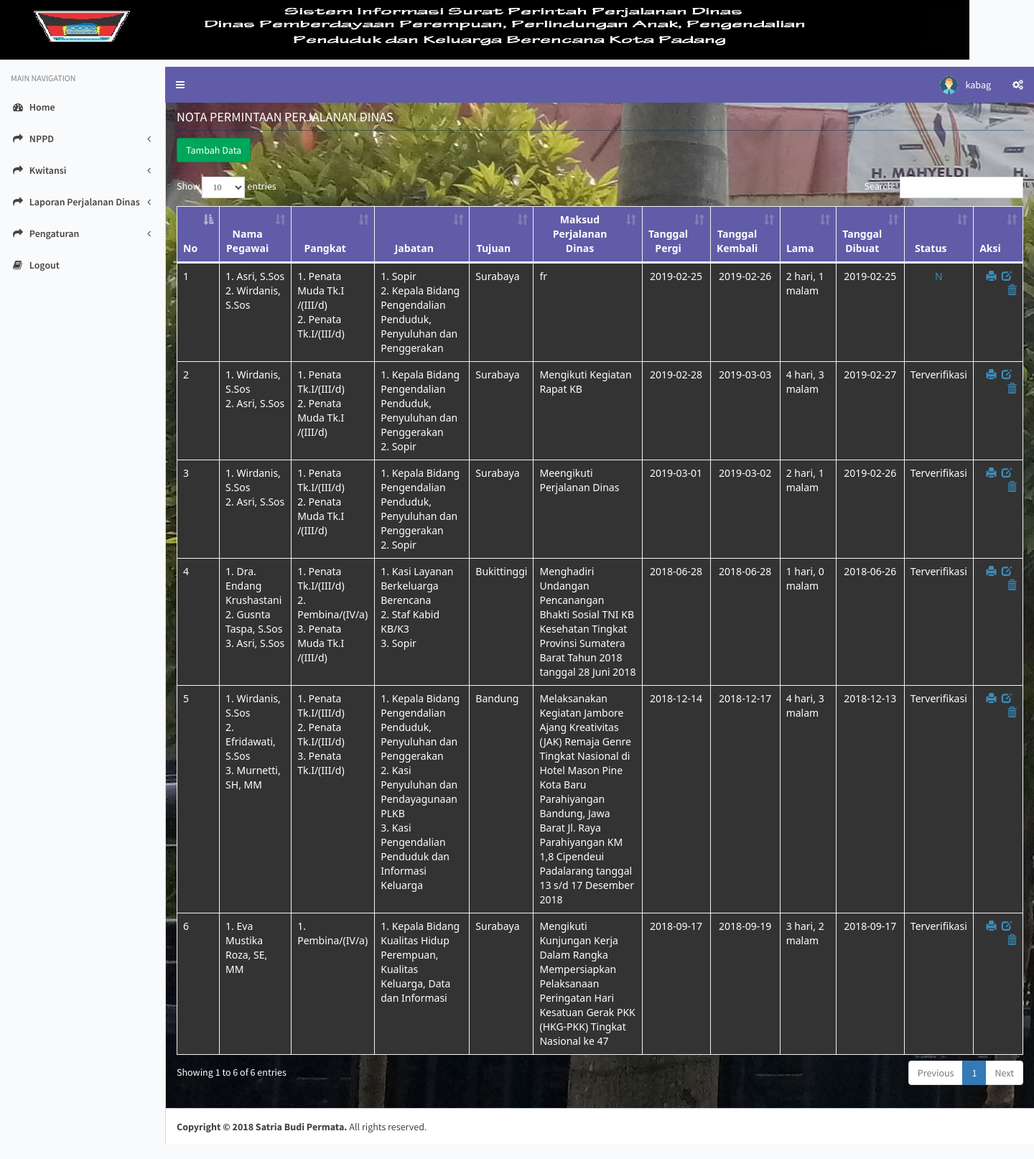
Page /media.php?module=nppt (signed in) on the committed database.
### tables this page shows
CREATE TABLE IF NOT EXISTS `nppt` (
  `id_nppt` int(50) NOT NULL AUTO_INCREMENT,
  `id_pegawai` varchar(50) NOT NULL,
  `id_tujuan` varchar(50) NOT NULL,
  `maksud` text NOT NULL,
  `id_transportasi` varchar(50) NOT NULL,
  `lama` varchar(20) NOT NULL,
  `tgl_pergi` date NOT NULL,
  `tgl_kembali` date NOT NULL,
  `tgl_dibuat` date NOT NULL,
  `status` enum('Y','N') NOT NULL DEFAULT 'N',
  `id_pegawai_perintah` int(11) NOT NULL,
  PRIMARY KEY (`id_nppt`)
);

CREATE TABLE IF NOT EXISTS `detail_nppt` (
  `id_detail` int(11) NOT NULL AUTO_INCREMENT,
  `id_nppt` int(11) NOT NULL,
  `id_pegawai` int(11) NOT NULL,
  `status_perintah` enum('Perintah','Pengikut') NOT NULL DEFAULT 'Pengikut',
  PRIMARY KEY (`id_detail`)
);

CREATE TABLE IF NOT EXISTS `pegawai` (
  `id_pegawai` int(5) NOT NULL AUTO_INCREMENT,
  `nip` varchar(50) NOT NULL,
  `nama` varchar(50) NOT NULL,
  `id_pangkat` int(5) NOT NULL,
  `id_jabatan` int(5) NOT NULL,
  `unitkerja` varchar(500) NOT NULL,
  `username` varchar(50) NOT NULL,
  `password` varchar(50) NOT NULL,
  `foto` text NOT NULL,
  PRIMARY KEY (`id_pegawai`)
);

CREATE TABLE IF NOT EXISTS `pangkat` (
  `id_pangkat` int(5) NOT NULL AUTO_INCREMENT,
  `pangkat` varchar(200) NOT NULL,
  PRIMARY KEY (`id_pangkat`)
);

CREATE TABLE IF NOT EXISTS `jabatan` (
  `id_jabatan` int(5) NOT NULL AUTO_INCREMENT,
  `jabatan` varchar(200) NOT NULL,
  PRIMARY KEY (`id_jabatan`)
);

CREATE TABLE IF NOT EXISTS `tujuan` (
  `id_tujuan` int(5) NOT NULL AUTO_INCREMENT,
  `tujuan` varchar(50) NOT NULL,
  PRIMARY KEY (`id_tujuan`)
);

### modul/mod_nppt/nppt.php (the view, shortened to what this page needs)
<?php
$aksi="modul/mod_nppt/aksi_nppt.php";
$print ="modul/mod_nppt/cetak.php";
switch($_GET[act]){
  default:
      $tampil = mysql_query("SELECT * FROM nppt n LEFT JOIN tujuan tu ON n.id_tujuan=tu.id_tujuan LEFT JOIN pegawai pg ON n.id_pegawai=pg.id_pegawai LEFT JOIN pangkat pa ON pg.id_pangkat=pa.id_pangkat LEFT JOIN jabatan j ON pg.id_jabatan=j.id_jabatan ORDER BY id_nppt DESC");
  echo   "<h2>NOTA PERMINTAAN PERJALANAN DINAS</h2>
          <input type=button value='Tambah Data' class='btn btn-success'
          onclick=\"window.location.href='?module=tambahnppt';\"><br /><br />";
   echo "
    <table id=\"example1\" class=\"table table-bordered table-hover\">
          <thead align='center' ><tr><th align='center'>No</th><th align='center' >Nama Pegawai</th>
		  <th>Pangkat</th><th>Jabatan</th>
		  <th>Tujuan</th><th>Maksud Perjalanan Dinas</th><th>Tanggal Pergi</th><th>Tanggal Kembali</th><th>Lama</th><th>Tanggal Dibuat</th><th>Status</th><th>Aksi</th></tr></thead>";
    $no=1;
	echo "<tbody>";
    while ($r=mysql_fetch_array($tampil)){
		echo "<tr>";
		echo "<td style=\"background-color: #333333\">$no</td>";
		echo "<td style='background-color: #333333;'>";
		$no_pegawai = 1;
		$data_pegawai = mysql_query("SELECT detail_nppt.id_pegawai, pegawai.nama, pangkat.pangkat, jabatan.jabatan FROM detail_nppt
			JOIN pegawai ON detail_nppt.id_pegawai = pegawai.id_pegawai
			JOIN pangkat ON pegawai.id_pangkat = pangkat.id_pangkat
			JOIN jabatan ON pegawai.id_jabatan = jabatan.id_jabatan WHERE detail_nppt.id_nppt = $r[id_nppt] ORDER BY detail_nppt.status_perintah ASC");
		while($pegawai = mysql_fetch_array($data_pegawai)){
			echo "$no_pegawai. $pegawai[nama] <br/>";
			$no_pegawai++;
		}
		echo "</td>";
		echo "<td style='background-color: #333333;'>";
		$no_pegawai = 1;
		$data_pegawai = mysql_query("SELECT detail_nppt.id_pegawai, pegawai.nama, pangkat.pangkat, jabatan.jabatan FROM detail_nppt
			JOIN pegawai ON detail_nppt.id_pegawai = pegawai.id_pegawai
			JOIN pangkat ON pegawai.id_pangkat = pangkat.id_pangkat
			JOIN jabatan ON pegawai.id_jabatan = jabatan.id_jabatan WHERE detail_nppt.id_nppt = $r[id_nppt] ORDER BY detail_nppt.status_perintah ASC");
		while($pegawai = mysql_fetch_array($data_pegawai)){
			echo "$no_pegawai. $pegawai[pangkat] <br/>";
			$no_pegawai++;
		}
		echo "</td>";
		echo "<td style='background-color: #333333;'>";
		$no_pegawai = 1;
		$data_pegawai = mysql_query("SELECT detail_nppt.id_pegawai, pegawai.nama, pangkat.pangkat, jabatan.jabatan FROM detail_nppt
			JOIN pegawai ON detail_nppt.id_pegawai = pegawai.id_pegawai
			JOIN pangkat ON pegawai.id_pangkat = pangkat.id_pangkat
			JOIN jabatan ON pegawai.id_jabatan = jabatan.id_jabatan WHERE detail_nppt.id_nppt = $r[id_nppt] ORDER BY detail_nppt.status_perintah ASC");
		while($pegawai = mysql_fetch_array($data_pegawai)){
			echo "$no_pegawai. $pegawai[jabatan] <br/>";
			$no_pegawai++;
		}
		echo "</td>";
		echo "<td style=\"background-color: #333333\">$r[tujuan]</td>
			 <td style=\"background-color: #333333\">$r[maksud]</td>
			 <td align='center' style=\"background-color: #333333\">$r[tgl_pergi]</td>
			 <td align='center' style=\"background-color: #333333\">$r[tgl_kembali]</td>
			 <td style=\"background-color: #333333\">$r[lama] hari, ".($r['lama']-1)." malam  </td>
			 <td align='center' style=\"background-color: #333333\">$r[tgl_dibuat]</td>
			 <td align='center' style=\"background-color: #333333\">";
			 if ($r['status']== 'Y') {
				echo "<div style='color:#00000'>Terverifikasi</div>";
			 }else{
				 if ($_SESSION['level']=="kabag"){
				echo "<a href=$aksi?module=nppt&act=editstatus&id=$r[id_nppt]&status=Y onClick=\"return confirm('Apakah Anda Mensetujui SPT ini?')\">N</a>";
				 }else{
				echo "<div style='color:#1693D1'>Belum Di Setujui</div>";
				 }
			 }
		echo "</td>
<td align='right' style=\"background-color: #333333\"><a href=$print?module=nppt&act=print&id=$r[id_nppt] target=\"_blank\" ><span class=\"glyphicon glyphicon-print\"></a>
&nbsp;<a href=?module=nppt&act=editnppt&id=$r[id_nppt]><span class=\"glyphicon glyphicon-edit\"></a>
&nbsp;<a href=$aksi?module=nppt&act=hapus&id=$r[id_nppt] onClick=\"return confirm('Apakah Anda benar-benar mau menghapusnya?')\"><span class=\"glyphicon glyphicon-trash\"></a></td>
			 </tr>";
      $no++;
    }
    echo "</tbody></table>";
    break;
		  ?>
		  <?php
}
?>

### css/style_properti.css (style rules this page uses)
table { font-family: "Segoe UI", Frutiger,Tahoma,Helvetica,"Helvetica Neue", Arial, sans-serif; font-size: 1.0em; border-width: 1px; border-style: solid; border-color: #dddddd; border-collapse: collapse; margin: 20px 0px 0px 0px; background:#FFF; }
.table tr:nth-child(odd) td { background-color:#EEEADD; }
th { font-size: 1.0em; text-align: center; border: 1px solid #dddddd; text-transform: capitalize; text-align: center; background-color:#605CA8; color:#FFF; }
td { padding: 0.1em; vertical-align: top; border-width: 1px; border-style: solid; border-color: #dddddd; border-collapse: collapse; }
h2 { font-size: 1.3em; line-height: 200%; border-bottom: 1px dotted #003366; }

### rows in the picture
nppt: id_tujuan.tujuan "Surabaya", maksud "fr", tgl_pergi "2019-02-25", tgl_kembali "2019-02-26", lama "2", $r['lama']-1 "1", tgl_dibuat "2019-02-25"
detail_nppt: id_pegawai.nama "Asri, S.Sos", pangkat.pangkat "Penata Muda Tk.I /(III/d)", jabatan.jabatan "Sopir"
detail_nppt: id_pegawai.nama "Wirdanis, S.Sos", pangkat.pangkat "Penata Tk.I/(III/d)", jabatan.jabatan "Kepala Bidang Pengendalian Penduduk, Penyuluhan dan Penggerakan"
nppt: id_tujuan.tujuan "Surabaya", maksud "Mengikuti Kegiatan Rapat KB", tgl_pergi "2019-02-28", tgl_kembali "2019-03-03", lama "4", $r['lama']-1 "3", tgl_dibuat "2019-02-27", status "Terverifikasi"
detail_nppt: id_pegawai.nama "Wirdanis, S.Sos", pangkat.pangkat "Penata Tk.I/(III/d)", jabatan.jabatan "Kepala Bidang Pengendalian Penduduk, Penyuluhan dan Penggerakan"
detail_nppt: id_pegawai.nama "Asri, S.Sos", pangkat.pangkat "Penata Muda Tk.I /(III/d)", jabatan.jabatan "Sopir"
nppt: id_tujuan.tujuan "Surabaya", maksud "Meengikuti Perjalanan Dinas", tgl_pergi "2019-03-01", tgl_kembali "2019-03-02", lama "2", $r['lama']-1 "1", tgl_dibuat "2019-02-26", status "Terverifikasi"
detail_nppt: id_pegawai.nama "Wirdanis, S.Sos", pangkat.pangkat "Penata Tk.I/(III/d)", jabatan.jabatan "Kepala Bidang Pengendalian Penduduk, Penyuluhan dan Penggerakan"
detail_nppt: id_pegawai.nama "Asri, S.Sos", pangkat.pangkat "Penata Muda Tk.I /(III/d)", jabatan.jabatan "Sopir"
nppt: id_tujuan.tujuan "Bukittinggi", maksud "Menghadiri Undangan Pencanangan Bhakti Sosial TNI KB Kesehatan Tingkat Provinsi Sumatera Barat Tahun 2018 tanggal 28 Juni 2018", tgl_pergi "2018-06-28", tgl_kembali "2018-06-28", lama "1", $r['lama']-1 "0", tgl_dibuat "2018-06-26", status "Terverifikasi"
detail_nppt: id_pegawai.nama "Dra. Endang Krushastani", pangkat.pangkat "Penata Tk.I/(III/d)", jabatan.jabatan "Kasi Layanan Berkeluarga Berencana"
detail_nppt: id_pegawai.nama "Gusnta Taspa, S.Sos", pangkat.pangkat "Pembina/(IV/a)", jabatan.jabatan "Staf Kabid KB/K3"
detail_nppt: id_pegawai.nama "Asri, S.Sos", pangkat.pangkat "Penata Muda Tk.I /(III/d)", jabatan.jabatan "Sopir"
nppt: id_tujuan.tujuan "Bandung", maksud "Melaksanakan Kegiatan Jambore Ajang Kreativitas (JAK) Remaja Genre Tingkat Nasional di Hotel Mason Pine Kota Baru Parahiyangan Bandung, Jawa Barat Jl. Raya Parahiyangan KM 1,8 Cipendeui Padalarang tanggal 13 s/d 17 Desember 2018", tgl_pergi "2018-12-14", tgl_kembali "2018-12-17", lama "4", $r['lama']-1 "3", tgl_dibuat "2018-12-13", status "Terverifikasi"
detail_nppt: id_pegawai.nama "Wirdanis, S.Sos", pangkat.pangkat "Penata Tk.I/(III/d)", jabatan.jabatan "Kepala Bidang Pengendalian Penduduk, Penyuluhan dan Penggerakan"
detail_nppt: id_pegawai.nama "Efridawati, S.Sos", pangkat.pangkat "Penata Tk.I/(III/d)", jabatan.jabatan "Kasi Penyuluhan dan Pendayagunaan PLKB"
detail_nppt: id_pegawai.nama "Murnetti, SH, MM", pangkat.pangkat "Penata Tk.I/(III/d)", jabatan.jabatan "Kasi Pengendalian Penduduk dan Informasi Keluarga"
nppt: id_tujuan.tujuan "Surabaya", maksud "Mengikuti Kunjungan Kerja Dalam Rangka Mempersiapkan Pelaksanaan Peringatan Hari Kesatuan Gerak PKK (HKG-PKK) Tingkat Nasional ke 47", tgl_pergi "2018-09-17", tgl_kembali "2018-09-19", lama "3", $r['lama']-1 "2", tgl_dibuat "2018-09-17", status "Terverifikasi"
detail_nppt: id_pegawai.nama "Eva Mustika Roza, SE, MM", pangkat.pangkat "Pembina/(IV/a)", jabatan.jabatan "Kepala Bidang Kualitas Hidup Perempuan, Kualitas Keluarga, Data dan Informasi"

### other values in the picture
$_SESSION[namauser] "kabag"
